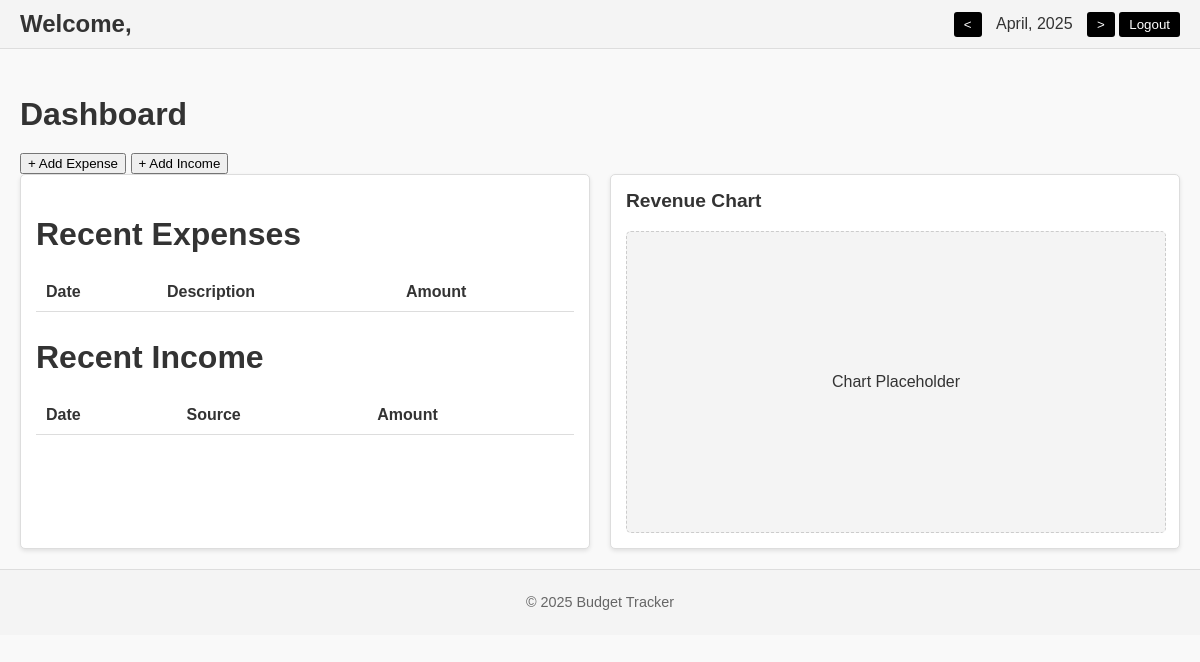
Before: / with the older database file.
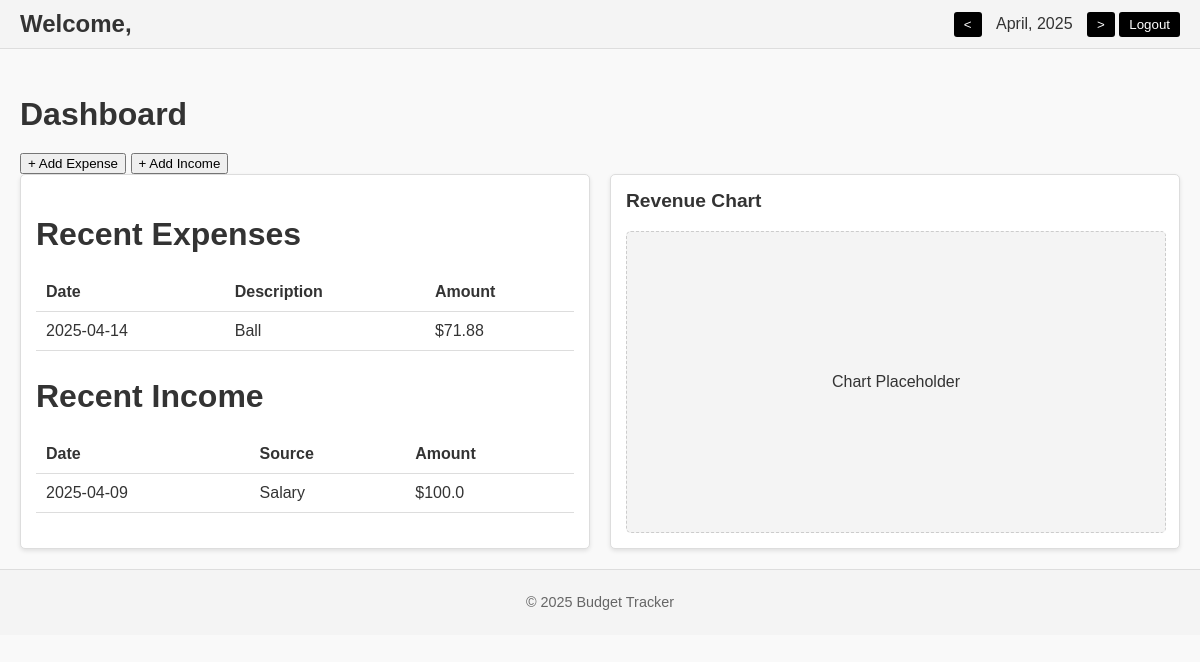
After: the same page with the newer database file.
### app/models.py (models this page shows, shortened)
class Expense(db.Model):
    __tablename__ = "expenses"
    id = db.Column(db.Integer, primary_key=True)
    date = db.Column(db.Date, nullable=False)
    description = db.Column(db.String(100), nullable=False)
    amount = db.Column(db.Float, nullable=False)

class  Income(db.Model):
    __tablename__ = "income"
    id = db.Column(db.Integer, primary_key=True)
    date = db.Column(db.Date, nullable=False)
    source = db.Column(db.String(100), nullable=False)
    amount = db.Column(db.Float, nullable=False)

### app/routes.py (the view, shortened to what this page needs)
@routes.route("/", methods=["GET", "POST"])
def homepage():
    latest_expenses = Expense.query.order_by(Expense.date.desc()).limit(5).all()
    latest_income = Income.query.order_by(Income.date.desc()).limit(5).all()
    return render_template("index.html", latest_expenses=latest_expenses, latest_income=latest_income )

### app/templates/index.html (shortened to what this page needs)
<!DOCTYPE html>
<html lang="en">
<head>
    <link rel="stylesheet" href="static/styles.css">
</head>
<body>
<header>
    <h1>Welcome,</h1>
    <div>
        <button>&lt;</button>
        <span>April, 2025</span>
        <button>&gt;</button>
        <button>Logout</button>
    </div>
</header>
<main>
    <h2>Dashboard</h2>
    <button onclick="toggleExpenseForm()">+ Add Expense</button>
    <button onclick="toggleIncomeForm()">+ Add Income</button>
    <div class="dashboard-container">
        <div class="card">
            <h2>Recent Expenses</h2>
            <table>
                <thead>
                <tr>
                    <th>Date</th>
                    <th>Description</th>
                    <th>Amount</th>
                </tr>
                </thead>
                <tbody>
                {% for expense in latest_expenses %}
                <tr>
                    <td>{{ expense.date }}</td>
                    <td>{{ expense.description }}</td>
                    <td>${{ expense.amount }}</td>
                </tr>
                {% endfor %}
                </tbody>
            </table>
            <h2>Recent Income</h2>
            <table>
                <thead>
                <tr>
                    <th>Date</th>
                    <th>Source</th>
                    <th>Amount</th>
                </tr>
                </thead>
                <tbody>
                {% for income in latest_income %}
                <tr>
                    <td>{{ income.date }}</td>
                    <td>{{ income.source }}</td>
                    <td>${{ income.amount }}</td>
                </tr>
                {% endfor %}
                </tbody>
            </table>
        </div>
        <div class="card">
            <h3>Revenue Chart</h3>
            <div class="chart-placeholder">
                <p>Chart Placeholder</p>
            </div>
        </div>
    </div>
</main>
<footer>
    <p>&copy; 2025 Budget Tracker</p>
</footer>
</body>
</html>

### app/static/styles.css (style rules this page uses)
body { font-family: Arial, sans-serif; margin: 0; padding: 0; background-color: #f9f9f9; color: #333; }
header { display: flex; justify-content: space-between; align-items: center; padding: 10px 20px; background-color: #f4f4f4; border-bottom: 1px solid #ddd; }
header h1 { margin: 0; font-size: 1.5rem; }
header button { padding: 5px 10px; border: none; background-color: #000; color: #fff; cursor: pointer; border-radius: 3px; }
header span { margin: 0 10px; font-size: 1rem; }
main { padding: 20px; }
h2 { font-size: 2rem; margin-bottom: 20px; }
.dashboard-container { display: flex; gap: 20px; }
.card { flex: 1; background-color: #fff; border: 1px solid #ddd; border-radius: 5px; padding: 15px; box-shadow: 0 2px 4px rgba(0, 0, 0, 0.1); }
.card h3 { margin-top: 0; font-size: 1.2rem; }
.chart-placeholder { width: 100%; height: 300px; background-color: #f4f4f4; display: flex; justify-content: center; align-items: center; border: 1px dashed #ccc; border-radius: 5px; }
footer { text-align: center; padding: 10px; background-color: #f4f4f4; border-top: 1px solid #ddd; font-size: 0.9rem; color: #666; }
table { width: 100%; border-collapse: collapse; text-align: left; }
th, td { padding: 10px; border-bottom: 1px solid #ddd; text-align: left; }
th { font-weight: bold; }

Changed rows visible on the page:
added Expense: date "2025-04-14", description "Ball", amount "71.88"
added Income: date "2025-04-09", source "Salary", amount "100.0"
